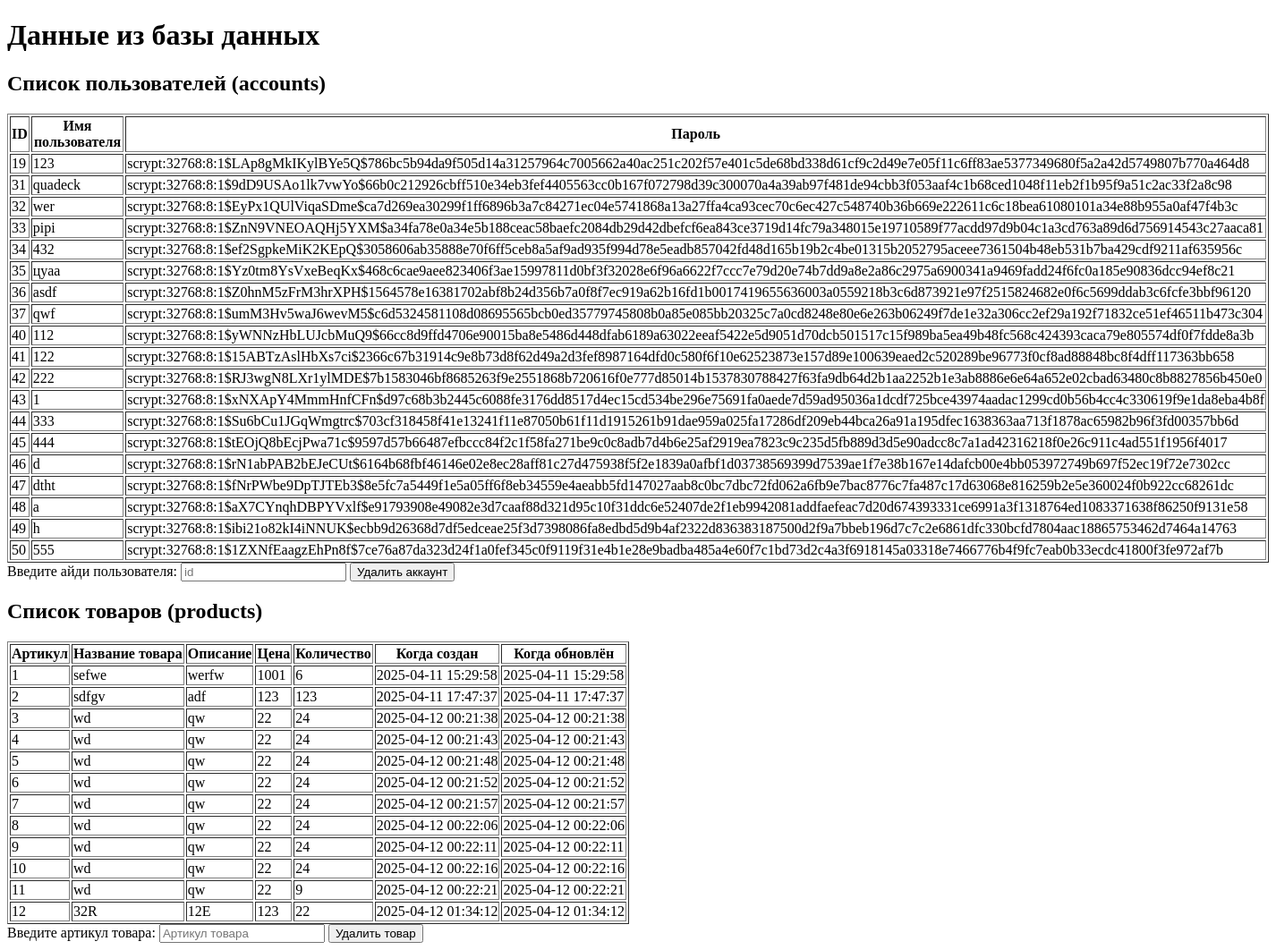
The app's page /database (signed in), older data.
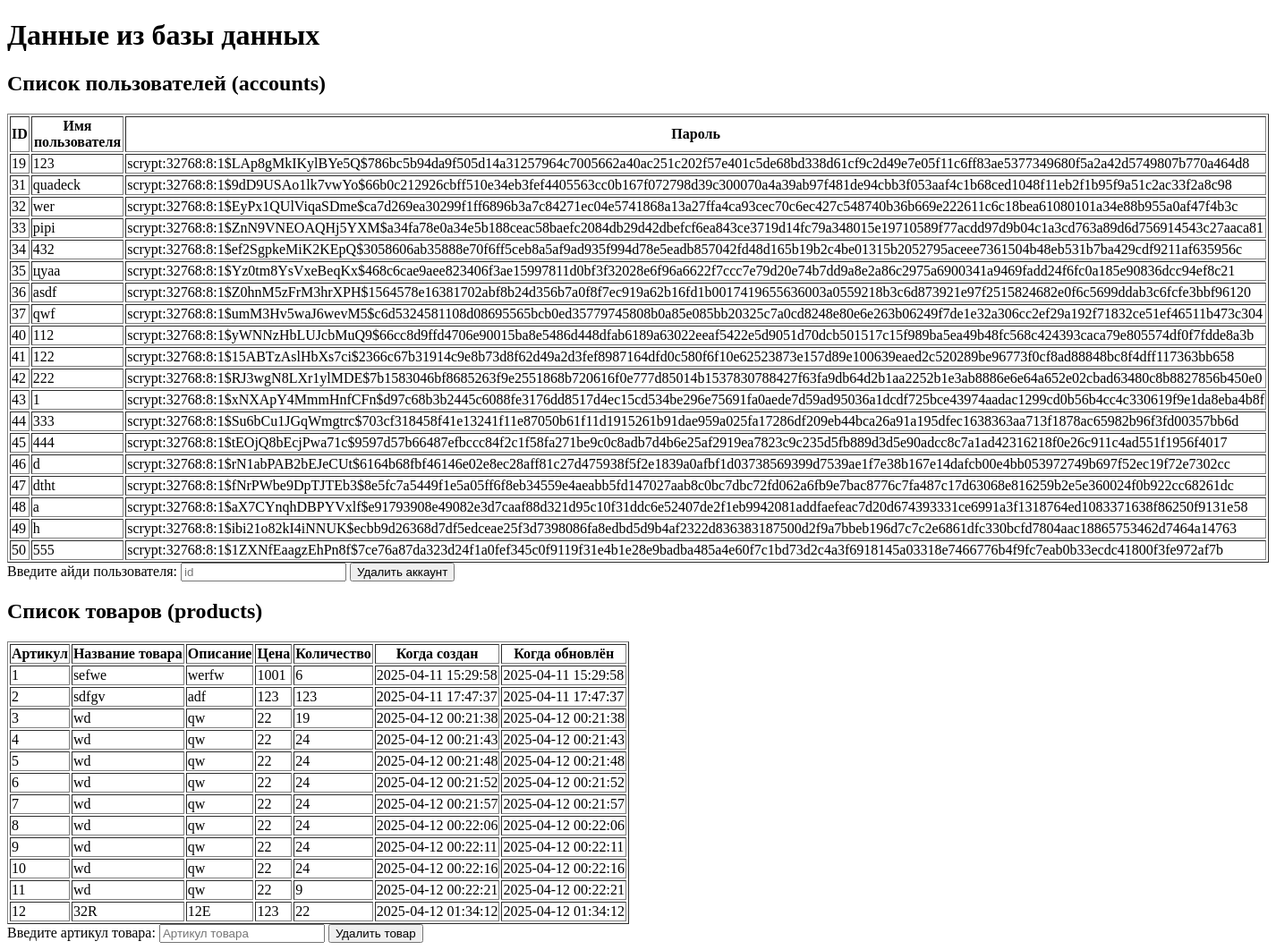
The same page, newer data.
### tables this page shows
CREATE TABLE "products"
(
    articul        INTEGER
        primary key,
    name           TEXT    not null,
    description    TEXT,
    price          integer not null,
    stock_quantity INTEGER not null,
    image_url      TEXT,
    user_id        INTEGER not null,
    created_at     DATETIME default (datetime('now', '+4 hours')),
    updated_at     DATETIME default (datetime('now', '+4 hours'))
);

### app.py (the view)
@app.route('/database')
@admin_required
def database():
    db = get_db()
    accounts_cursor = db.execute('SELECT * FROM accounts')
    products_cursor = db.execute('SELECT * FROM products')
    accounts = [dict(row) for row in accounts_cursor.fetchall()]
    products = [dict(row) for row in products_cursor.fetchall()]
    return render_template('database.html', accounts=accounts, products=products)

### app.py (called while the page is built)
@login_manager.user_loader
def load_user(user_id):
    db = get_db()
    cursor = db.execute('SELECT * FROM accounts WHERE id = ?', (user_id,))
    user_data = cursor.fetchone()
    if user_data:
        role = user_data['role'] if 'role' in user_data else 'user'
        return User(
            id=user_data['id'],
            username=user_data['username'],
            password_hash=user_data['password'],
            role=role
        )
    return None

def admin_required(f):
    @wraps(f)
    def decorated_function(*args, **kwargs):
        if not current_user.is_authenticated:
            return redirect(url_for('vopros'))
        db = get_db()
        user_data = db.execute('SELECT role FROM accounts WHERE id = ?', (current_user.id,)).fetchone()
        if user_data is None or user_data['role'] != 'admin':
            flash('Доступ запрещён!', 'error')
            return redirect(url_for('hello_world'))
        return f(*args, **kwargs)
    return decorated_function

def get_db():
    db = getattr(g, '_database', None)
    if db is None:
        db = g._database = sqlite3.connect(DATABASE)
        db.row_factory = sqlite3.Row
    return db

### templates/database.html (shortened to what this page needs)
<!DOCTYPE html>
<html lang="ru">
<head>
</head>
<body>
    <h1>Данные из базы данных</h1>
   <h2>Список пользователей (accounts)</h2>
    <table border="1">
        <thead>
            <tr>
                <th>ID</th>
                <th>Имя пользователя</th>
                <th>Пароль</th>
            </tr>
        </thead>
        <tbody>
            {% for account in accounts %}
                <tr>
                    <td>{{ account.id }}</td>
                    <td>{{ account.username }}</td>
                    <td>{{ account.password }}</td>
                </tr>
            {% endfor %}
        </tbody>
    </table>
    <form action="{{ url_for('delete_account') }}" method="POST">
        <label for="id">Введите айди пользователя:</label>
        <input type="number" id="id" name="id" placeholder="id" required>
        <button type="submit">Удалить аккаунт</button>
    </form>
    <h2>Список товаров (products)</h2>
    <table border="1">
        <thead>
            <tr>
                <th>Артикул</th>
                <th>Название товара</th>
                <th>Описание</th>
                <th>Цена</th>
                <th>Количество</th>
                <th>Когда создан</th>
                <th>Когда обновлён</th>
            </tr>
        </thead>
        <tbody>
        {% if products %}
            {% for product in products %}
                <tr id="product-{{ product.articul }}">
                    <td>{{ product.articul }}</td>
                    <td>{{ product.name }}</td>
                    <td>{{ product.description }}</td>
                    <td>{{ product.price }}</td>
                    <td>{{ product.stock_quantity }}</td>
                    <td>{{ product.created_at }}</td>
                    <td>{{ product.updated_at }}</td>
                </tr>
            {% endfor %}
        {% else %}
            <tr>
                <td colspan="6">Нет товаров для отображения.</td>
            </tr>
        {% endif %}
        </tbody>
    </table>
    <form action="{{ url_for('delete_product') }}" method="POST">
        <label for="articul">Введите артикул товара:</label>
        <input type="number" id="articul" name="articul" placeholder="Артикул товара" required>
        <button type="submit">Удалить товар</button>
    </form>
</body>
</html>

Row changes from the older to the newer data that the page shows:
changed products id 3: stock_quantity "24" → "19"
